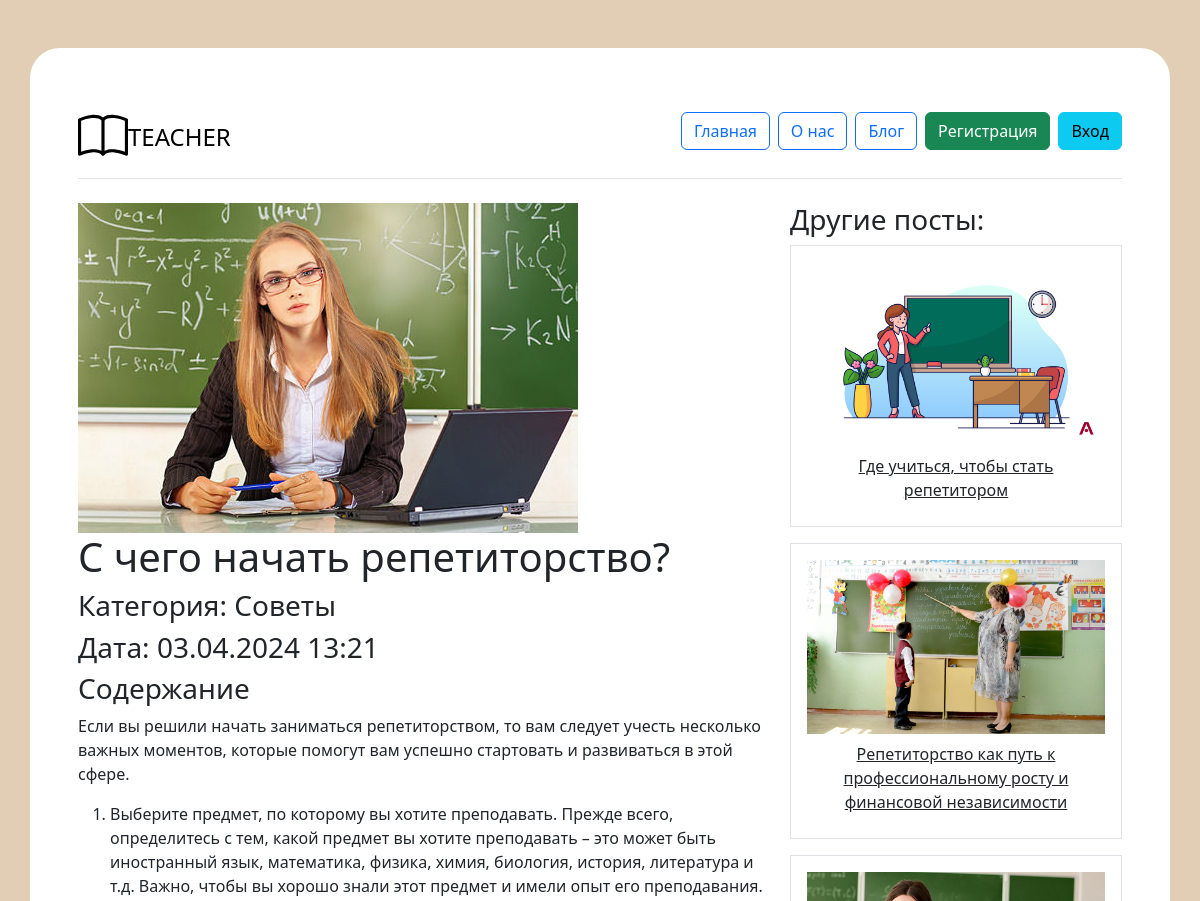
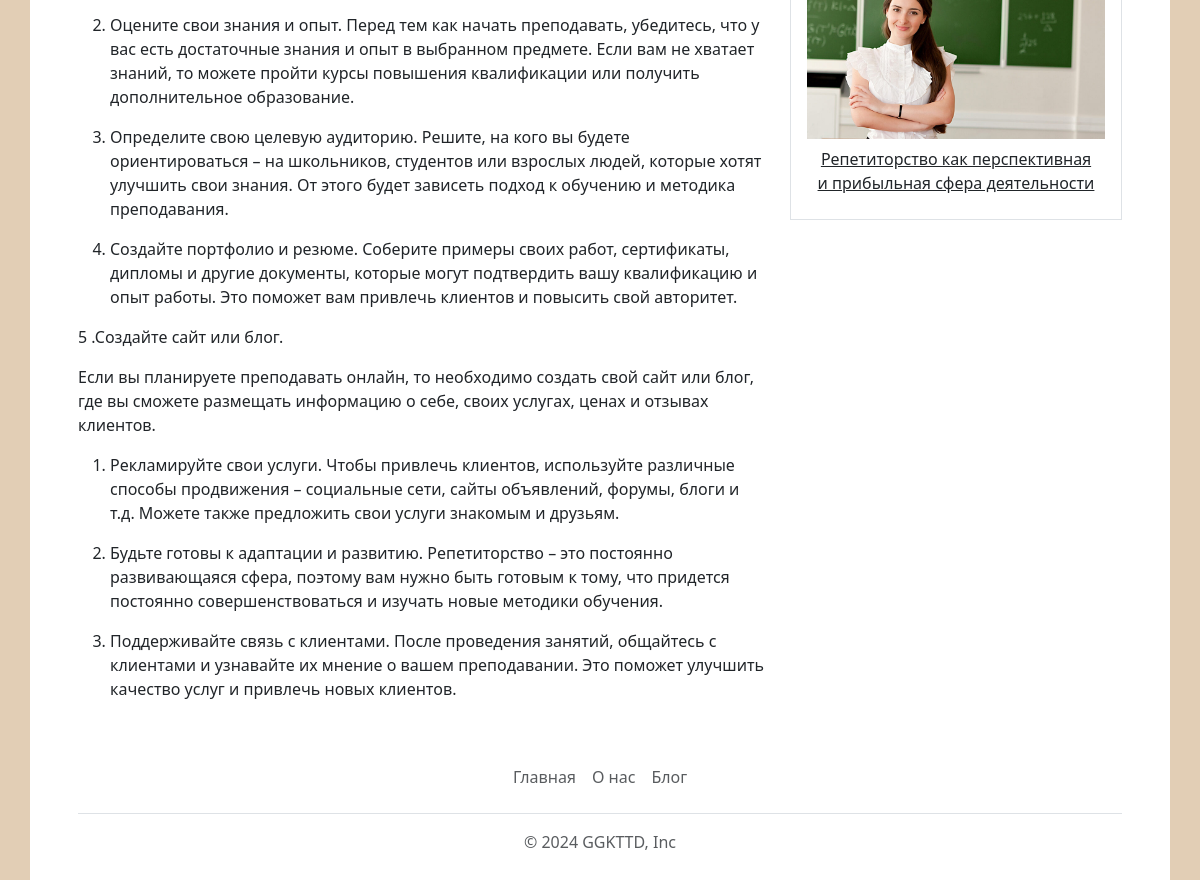
The app's page /article/2 with its own data (2 pictures, top to bottom).
### app.py (models this page shows, shortened)
class Articles(db.Model):
    id = db.Column(db.Integer,primary_key=True)
    title = db.Column(db.String(100))
    date = db.Column(db.DateTime, default=datetime.now)
    text = db.Column(db.Text)
    image_name = db.Column(db.String(100))
    category = db.Column(db.String(100))

### app.py (the view, shortened to what this page needs)
@app.route('/article/<int:id>', methods=['GET', 'POST'])
def article(id):
    article = Articles.query.get(id)
    articles_random = Articles.query.filter(Articles.id!=article.id).order_by(func.random()).limit(3).all()
    return render_template("article.html",article=article,articles_random=articles_random)

### app.py (called while the page is built)
@app.context_processor
def inject_user():
    return dict(
    subjects=db.session.query(Teachers.subject).distinct().all(),
    articles_category=db.session.query(Articles.category).distinct().all(),
    )

@app.context_processor
def inject_user():
    def get_user_name():
        if 'name' in session:
            return Users.query.filter_by(email=session['name']).first()
    return dict(active_user=get_user_name())

### templates/article.html (shortened to what this page needs)
{% extends 'base.html' %}
{% block main %}
<main>
    <div class="row">
        <div class="col-md-8">
            <img src="../static/img/upload/{{article.image_name}}" alt="" class="img-fluid">
            <h1>{{article.title}}</h1>
            <h3>Категория: {{article.category}}</h3>
            <h3>Дата: {{article.date.strftime('%d.%m.%Y %H:%M')}}</h3>
            <h3>Содержание</h3>
            {% autoescape false %}
            {{article.text}}
            {% endautoescape %}
        </div>
        <div class="col-md-4">
            <h3>Другие посты:</h3>
            {%for article in articles_random%}
            <div class="border p-3 mb-3 text-center">
                <a href="/article/{{article.id}}" class="link-dark d-flex justify-content-center flex-column">
                    <img src="../static/img/upload/{{article.image_name}}" class="img-fluid" alt="">
                    <p class="m-2">{{article.title}}</p>
                </a>
            </div>
            {%endfor%}
        </div>
    </div>
</main>
{% endblock %}

### static/css/style.css (style rules this page uses)
body { background-color: #e2ceb5; }

### records on screen
Articles: image_name (picture), title "С чего начать репетиторство?", category "Советы", date "03.04.2024 13:21", text "Если вы решили начать заниматься репетиторством, то вам следует учесть несколько важных моментов, которые помогут вам успешно стартовать и развиваться в этой сфере. Выберите предмет, по которому вы хотите преподавать. Прежде всего, определитесь с тем, какой предмет вы хотите преподавать – это может быть иностранный язык, математика, физика, химия, биология, история, литература и т.д. Важно, чтобы вы хорошо знали этот предмет и имели опыт его преподавания. Оцените свои знания и опыт. Перед тем как начать преподавать, убедитесь, что у вас есть достаточные знания и опыт в выбранном предмете. Если вам не хватает знаний, то можете пройти курсы повышения квалификации или получить дополнительное…"
Articles: image_name (picture), title "Где учиться, чтобы стать репетитором"
Articles: image_name (picture), title "Репетиторство как путь к профессиональному росту и финансовой независимости"
Articles: image_name (picture), title "Репетиторство как перспективная и прибыльная сфера деятельности"
